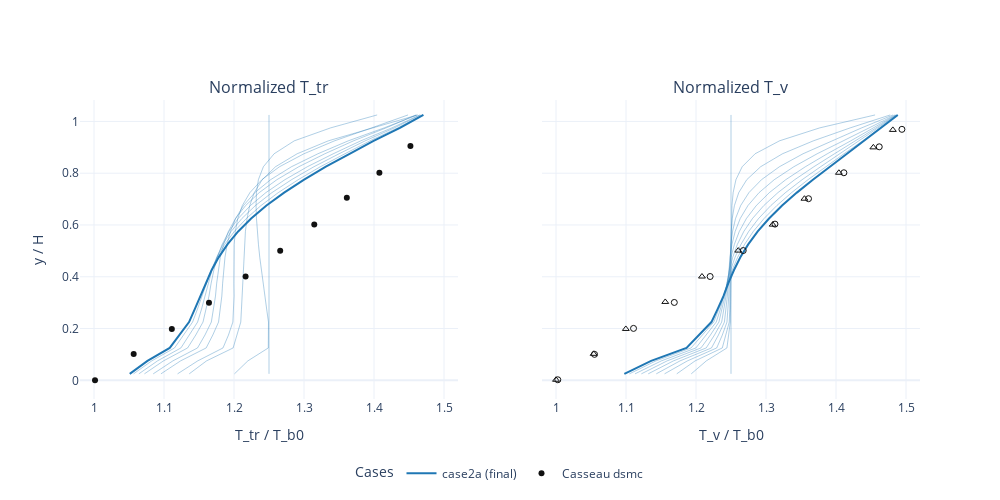

The notebook cell saved with this chart:
### Code cell
PROFILE_SETTINGS = {
    "x_target": None,
}

PLOT_SETTINGS = {
    "figsize": (10, 4),
    "sharey": True,
}

# cases = [c for c in (case1, case2a, case2b) if c is not None]
cases = [case2a]

N_TIME_SAMPLES = 10

repo_root = ff_helpers.find_repo_root()
REF_TR_TB_PATH = "/home/hhoechter/tum/jaxfluids_internship/experiments/fourier_flows/casseau_figure_3_8_case_2a_tr_tb.csv"
REF_TV_TB_PATH = "/home/hhoechter/tum/jaxfluids_internship/experiments/fourier_flows/casseau_figure_3_8_case_2a_tv_tb.csv"


def load_reference_csv(path):
    path = str(path)
    try:
        with open(path, "r") as f:
            header = f.readline().strip()
    except FileNotFoundError:
        return []

    dataset_names = [name for name in header.split(",") if name]
    data = np.genfromtxt(path, delimiter=",", skip_header=2)
    data = np.atleast_2d(data)

    refs = []
    n_pairs = data.shape[1] // 2
    for i in range(n_pairs):
        name = dataset_names[i] if i < len(dataset_names) else f"dataset_{i+1}"
        x = data[:, 2 * i]
        y = data[:, 2 * i + 1]
        mask = np.isfinite(x) & np.isfinite(y)
        if not np.any(mask):
            continue
        refs.append({"name": name, "x": x[mask], "y": y[mask]})
    return refs


def parse_ref_name(name: str):
    lower = name.lower()
    if "dsmc" in lower:
        method = "dsmc"
    elif "hy2foam" in lower:
        method = "hy2foam"
    else:
        method = name

    species = None
    if "_n2" in lower:
        species = "N2"
    elif "_o2" in lower:
        species = "O2"

    return method, species


ref_tr = load_reference_csv(REF_TR_TB_PATH)
ref_tv = load_reference_csv(REF_TV_TB_PATH)

profiles_by_time = {}
for case in cases:
    if case is None:
        continue
    U_hist = case["U_hist"]
    t_hist = np.asarray(case["t_hist"])
    n_steps = len(U_hist)
    if n_steps == 0:
        continue
    sample_count = min(N_TIME_SAMPLES, n_steps)
    indices = np.linspace(0, n_steps - 1, sample_count, dtype=int)
    indices = np.unique(indices)

    samples = []
    for idx in indices:
        y, Tn, Tv = ff_helpers.extract_profile_from_U(
            case, U_hist[idx], x_target=PROFILE_SETTINGS["x_target"]
        )
        samples.append((idx, float(t_hist[idx]), y, Tn, Tv))
    profiles_by_time[case["name"]] = samples

case_color_cycle = ["#1f77b4", "#ff7f0e", "#2ca02c", "#d62728", "#9467bd"]
case_colors = {
    name: case_color_cycle[i % len(case_color_cycle)]
    for i, name in enumerate(profiles_by_time.keys())
}
ref_colors = {
    "dsmc": "#111111",
    "hy2foam": "#7a3db8",
}
ref_symbols = {
    "N2": "circle-open",
    "O2": "triangle-up-open",
    None: "circle",
}

fig = make_subplots(
    rows=1,
    cols=2,
    shared_yaxes=PLOT_SETTINGS["sharey"],
    subplot_titles=("Normalized T_tr", "Normalized T_v"),
)

# T_tr profiles (multiple time steps)
for name, samples in profiles_by_time.items():
    final_idx = samples[-1][0]
    color = case_colors.get(name, "#1f77b4")
    for idx, t, y, Tn, _Tv in samples:
        is_final = idx == final_idx
        fig.add_trace(
            go.Scatter(
                x=Tn,
                y=y,
                mode="lines",
                name=f"{name} t={t:.2e}s" if not is_final else f"{name} (final)",
                legendgroup=name,
                showlegend=bool(is_final),
                opacity=1.0 if is_final else 0.35,
                line=dict(width=2 if is_final else 1, color=color),
                customdata=np.full_like(y, t, dtype=float),
            ),
            row=1,
            col=1,
        )

shown_ref = set()
for ref in ref_tr:
    method, species = parse_ref_name(ref["name"])
    color = ref_colors.get(method, "#444444")
    show = method not in shown_ref
    shown_ref.add(method)
    fig.add_trace(
        go.Scatter(
            x=ref["x"],
            y=ref["y"],
            mode="markers",
            name=f"Casseau {method}",
            legendgroup=f"casseau-{method}",
            showlegend=show,
            marker=dict(size=6, color=color, symbol=ref_symbols.get(species)),
            text=[species or ""] * len(ref["x"]),
        ),
        row=1,
        col=1,
    )

# T_v profiles (multiple time steps)
for name, samples in profiles_by_time.items():
    final_idx = samples[-1][0]
    color = case_colors.get(name, "#1f77b4")
    for idx, t, y, _Tn, Tv in samples:
        is_final = idx == final_idx
        fig.add_trace(
            go.Scatter(
                x=Tv,
                y=y,
                mode="lines",
                name=f"{name} t={t:.2e}s" if not is_final else f"{name} (final)",
                legendgroup=name,
                showlegend=False,
                opacity=1.0 if is_final else 0.35,
                line=dict(width=2 if is_final else 1, color=color),
                customdata=np.full_like(y, t, dtype=float),
            ),
            row=1,
            col=2,
        )

for ref in ref_tv:
    method, species = parse_ref_name(ref["name"])
    color = ref_colors.get(method, "#444444")
    show = method not in shown_ref
    shown_ref.add(method)
    fig.add_trace(
        go.Scatter(
            x=ref["x"],
            y=ref["y"],
            mode="markers",
            name=f"Casseau {method}",
            legendgroup=f"casseau-{method}",
            showlegend=show,
            marker=dict(size=6, color=color, symbol=ref_symbols.get(species)),
            text=[species or ""] * len(ref["x"]),
        ),
        row=1,
        col=2,
    )

fig.update_xaxes(title_text="T_tr / T_b0", row=1, col=1, range=[0.98, 1.52])
fig.update_xaxes(title_text="T_v / T_b0", row=1, col=2, range=[0.98, 1.52])
fig.update_yaxes(title_text="y / H", row=1, col=1)

fig.update_layout(
    width=1000,
    height=500,
    legend_title_text="Cases",
    legend=dict(
        x=0.5,
        y=-0.2,
        xanchor="center",
        yanchor="top",
        orientation="h",
    ),
)

fig.show()

### Figure 1 — Plotly figure (JSON) as saved in the notebook; plotly's stock layout.template omitted (floating-point values rounded to 4 significant figures)
{"data": [{"customdata": [0.0, 0.0, 0.0, 0.0, 0.0, 0.0, 0.0, 0.0, 0.0, 0.0, 0.0, 0.0, 0.0, 0.0, 0.0, 0.0, 0.0, 0.0, 0.0, 0.0, 0.0], "legendgroup": "case2a", "line": {"color": "#1f77b4", "width": 1}, "mode": "lines", "name": "case2a t=0.00e+00s", "opacity": 0.35, "showlegend": false, "type": "scatter", "x": [1.25, 1.25, 1.25, 1.25, 1.25, 1.25, 1.25, 1.25, 1.25, 1.25, 1.25, 1.25, 1.25, 1.25, 1.25, 1.25, 1.25, 1.25, 1.25, 1.25, 1.25], "xaxis": "x", "y": [0.025, 0.075, 0.125, 0.175, 0.225, 0.275, 0.325, 0.375, 0.425, 0.475, 0.525, 0.575, 0.625, 0.675, 0.725, 0.775, 0.825, 0.875, 0.925, 0.975, 1.025], "yaxis": "y"}, {"customdata": [0.0011, 0.0011, 0.0011, 0.0011, 0.0011, 0.0011, 0.0011, 0.0011, 0.0011, 0.0011, 0.0011, 0.0011, 0.0011, 0.0011, 0.0011, 0.0011, 0.0011, 0.0011, 0.0011, 0.0011, 0.0011], "legendgroup": "case2a", "line": {"color": "#1f77b4", "width": 1}, "mode": "lines", "name": "case2a t=1.10e-03s", "opacity": 0.35, "showlegend": false, "type": "scatter", "x": [1.201, 1.22, 1.249, 1.249, 1.249, 1.247, 1.244, 1.241, 1.239, 1.237, 1.235, 1.233, 1.232, 1.232, 1.232, 1.235, 1.242, 1.257, 1.286, 1.338, 1.404], "xaxis": "x", "y": [0.025, 0.075, 0.125, 0.175, 0.225, 0.275, 0.325, 0.375, 0.425, 0.475, 0.525, 0.575, 0.625, 0.675, 0.725, 0.775, 0.825, 0.875, 0.925, 0.975, 1.025], "yaxis": "y"}, {"customdata": [0.0022, 0.0022, 0.0022, 0.0022, 0.0022, 0.0022, 0.0022, 0.0022, 0.0022, 0.0022, 0.0022, 0.0022, 0.0022, 0.0022, 0.0022, 0.0022, 0.0022, 0.0022, 0.0022, 0.0022, 0.0022], "legendgroup": "case2a", "line": {"color": "#1f77b4", "width": 1}, "mode": "lines", "name": "case2a t=2.20e-03s", "opacity": 0.35, "showlegend": false, "type": "scatter", "x": [1.136, 1.161, 1.199, 1.204, 1.21, 1.211, 1.212, 1.212, 1.213, 1.214, 1.215, 1.216, 1.219, 1.222, 1.229, 1.24, 1.259, 1.29, 1.335, 1.397, 1.462], "xaxis": "x", "y": [0.025, 0.075, 0.125, 0.175, 0.225, 0.275, 0.325, 0.375, 0.425, 0.475, 0.525, 0.575, 0.625, 0.675, 0.725, 0.775, 0.825, 0.875, 0.925, 0.975, 1.025], "yaxis": "y"}, {"customdata": [0.0033, 0.0033, 0.0033, 0.0033, 0.0033, 0.0033, 0.0033, 0.0033, 0.0033, 0.0033, 0.0033, 0.0033, 0.0033, 0.0033, 0.0033, 0.0033, 0.0033, 0.0033, 0.0033, 0.0033, 0.0033], "legendgroup": "case2a", "line": {"color": "#1f77b4", "width": 1}, "mode": "lines", "name": "case2a t=3.30e-03s", "opacity": 0.35, "showlegend": false, "type": "scatter", "x": [1.119, 1.148, 1.184, 1.192, 1.198, 1.2, 1.2, 1.2, 1.2, 1.2, 1.2, 1.202, 1.205, 1.212, 1.223, 1.24, 1.265, 1.3, 1.344, 1.397, 1.449], "xaxis": "x", "y": [0.025, 0.075, 0.125, 0.175, 0.225, 0.275, 0.325, 0.375, 0.425, 0.475, 0.525, 0.575, 0.625, 0.675, 0.725, 0.775, 0.825, 0.875, 0.925, 0.975, 1.025], "yaxis": "y"}, {"customdata": [0.0044, 0.0044, 0.0044, 0.0044, 0.0044, 0.0044, 0.0044, 0.0044, 0.0044, 0.0044, 0.0044, 0.0044, 0.0044, 0.0044, 0.0044, 0.0044, 0.0044, 0.0044, 0.0044, 0.0044, 0.0044], "legendgroup": "case2a", "line": {"color": "#1f77b4", "width": 1}, "mode": "lines", "name": "case2a t=4.40e-03s", "opacity": 0.35, "showlegend": false, "type": "scatter", "x": [1.096, 1.124, 1.16, 1.17, 1.178, 1.181, 1.183, 1.184, 1.185, 1.187, 1.19, 1.195, 1.202, 1.213, 1.23, 1.252, 1.282, 1.32, 1.363, 1.414, 1.462], "xaxis": "x", "y": [0.025, 0.075, 0.125, 0.175, 0.225, 0.275, 0.325, 0.375, 0.425, 0.475, 0.525, 0.575, 0.625, 0.675, 0.725, 0.775, 0.825, 0.875, 0.925, 0.975, 1.025], "yaxis": "y"}, {"customdata": [0.0055, 0.0055, 0.0055, 0.0055, 0.0055, 0.0055, 0.0055, 0.0055, 0.0055, 0.0055, 0.0055, 0.0055, 0.0055, 0.0055, 0.0055, 0.0055, 0.0055, 0.0055, 0.0055, 0.0055, 0.0055], "legendgroup": "case2a", "line": {"color": "#1f77b4", "width": 1}, "mode": "lines", "name": "case2a t=5.50e-03s", "opacity": 0.35, "showlegend": false, "type": "scatter", "x": [1.085, 1.113, 1.148, 1.159, 1.168, 1.171, 1.174, 1.175, 1.177, 1.18, 1.185, 1.192, 1.202, 1.217, 1.236, 1.261, 1.293, 1.33, 1.371, 1.417, 1.46], "xaxis": "x", "y": [0.025, 0.075, 0.125, 0.175, 0.225, 0.275, 0.325, 0.375, 0.425, 0.475, 0.525, 0.575, 0.625, 0.675, 0.725, 0.775, 0.825, 0.875, 0.925, 0.975, 1.025], "yaxis": "y"}, {"customdata": [0.0066, 0.0066, 0.0066, 0.0066, 0.0066, 0.0066, 0.0066, 0.0066, 0.0066, 0.0066, 0.0066, 0.0066, 0.0066, 0.0066, 0.0066, 0.0066, 0.0066, 0.0066, 0.0066, 0.0066, 0.0066], "legendgroup": "case2a", "line": {"color": "#1f77b4", "width": 1}, "mode": "lines", "name": "case2a t=6.60e-03s", "opacity": 0.35, "showlegend": false, "type": "scatter", "x": [1.072, 1.099, 1.134, 1.145, 1.156, 1.16, 1.164, 1.167, 1.171, 1.176, 1.183, 1.193, 1.206, 1.223, 1.246, 1.273, 1.305, 1.342, 1.381, 1.425, 1.465], "xaxis": "x", "y": [0.025, 0.075, 0.125, 0.175, 0.225, 0.275, 0.325, 0.375, 0.425, 0.475, 0.525, 0.575, 0.625, 0.675, 0.725, 0.775, 0.825, 0.875, 0.925, 0.975, 1.025], "yaxis": "y"}, {"customdata": [0.0077, 0.0077, 0.0077, 0.0077, 0.0077, 0.0077, 0.0077, 0.0077, 0.0077, 0.0077, 0.0077, 0.0077, 0.0077, 0.0077, 0.0077, 0.0077, 0.0077, 0.0077, 0.0077, 0.0077, 0.0077], "legendgroup": "case2a", "line": {"color": "#1f77b4", "width": 1}, "mode": "lines", "name": "case2a t=7.70e-03s", "opacity": 0.35, "showlegend": false, "type": "scatter", "x": [1.064, 1.091, 1.124, 1.137, 1.148, 1.154, 1.159, 1.163, 1.168, 1.175, 1.184, 1.196, 1.211, 1.231, 1.254, 1.282, 1.314, 1.35, 1.387, 1.429, 1.466], "xaxis": "x", "y": [0.025, 0.075, 0.125, 0.175, 0.225, 0.275, 0.325, 0.375, 0.425, 0.475, 0.525, 0.575, 0.625, 0.675, 0.725, 0.775, 0.825, 0.875, 0.925, 0.975, 1.025], "yaxis": "y"}, {"customdata": [0.0088, 0.0088, 0.0088, 0.0088, 0.0088, 0.0088, 0.0088, 0.0088, 0.0088, 0.0088, 0.0088, 0.0088, 0.0088, 0.0088, 0.0088, 0.0088, 0.0088, 0.0088, 0.0088, 0.0088, 0.0088], "legendgroup": "case2a", "line": {"color": "#1f77b4", "width": 1}, "mode": "lines", "name": "case2a t=8.80e-03s", "opacity": 0.35, "showlegend": false, "type": "scatter", "x": [1.057, 1.082, 1.115, 1.128, 1.141, 1.148, 1.154, 1.16, 1.167, 1.176, 1.187, 1.2, 1.218, 1.239, 1.263, 1.292, 1.323, 1.358, 1.394, 1.434, 1.469], "xaxis": "x", "y": [0.025, 0.075, 0.125, 0.175, 0.225, 0.275, 0.325, 0.375, 0.425, 0.475, 0.525, 0.575, 0.625, 0.675, 0.725, 0.775, 0.825, 0.875, 0.925, 0.975, 1.025], "yaxis": "y"}, {"customdata": [0.0099, 0.0099, 0.0099, 0.0099, 0.0099, 0.0099, 0.0099, 0.0099, 0.0099, 0.0099, 0.0099, 0.0099, 0.0099, 0.0099, 0.0099, 0.0099, 0.0099, 0.0099, 0.0099, 0.0099, 0.0099], "legendgroup": "case2a", "line": {"color": "#1f77b4", "width": 2}, "mode": "lines", "name": "case2a (final)", "opacity": 1, "showlegend": true, "type": "scatter", "x": [1.051, 1.076, 1.108, 1.122, 1.136, 1.144, 1.152, 1.159, 1.168, 1.178, 1.191, 1.206, 1.224, 1.246, 1.272, 1.3, 1.331, 1.365, 1.399, 1.437, 1.471], "xaxis": "x", "y": [0.025, 0.075, 0.125, 0.175, 0.225, 0.275, 0.325, 0.375, 0.425, 0.475, 0.525, 0.575, 0.625, 0.675, 0.725, 0.775, 0.825, 0.875, 0.925, 0.975, 1.025], "yaxis": "y"}, {"legendgroup": "casseau-dsmc", "marker": {"color": "#111111", "size": 6, "symbol": "circle"}, "mode": "markers", "name": "Casseau dsmc", "showlegend": true, "text": ["", "", "", "", "", "", "", "", "", ""], "type": "scatter", "x": [1.001, 1.057, 1.111, 1.164, 1.217, 1.266, 1.315, 1.361, 1.408, 1.452], "xaxis": "x", "y": [1.337e-05, 0.1014, 0.1982, 0.2996, 0.401, 0.5001, 0.6015, 0.7051, 0.8019, 0.9055], "yaxis": "y"}, {"customdata": [0.0, 0.0, 0.0, 0.0, 0.0, 0.0, 0.0, 0.0, 0.0, 0.0, 0.0, 0.0, 0.0, 0.0, 0.0, 0.0, 0.0, 0.0, 0.0, 0.0, 0.0], "legendgroup": "case2a", "line": {"color": "#1f77b4", "width": 1}, "mode": "lines", "name": "case2a t=0.00e+00s", "opacity": 0.35, "showlegend": false, "type": "scatter", "x": [1.25, 1.25, 1.25, 1.25, 1.25, 1.25, 1.25, 1.25, 1.25, 1.25, 1.25, 1.25, 1.25, 1.25, 1.25, 1.25, 1.25, 1.25, 1.25, 1.25, 1.25], "xaxis": "x2", "y": [0.025, 0.075, 0.125, 0.175, 0.225, 0.275, 0.325, 0.375, 0.425, 0.475, 0.525, 0.575, 0.625, 0.675, 0.725, 0.775, 0.825, 0.875, 0.925, 0.975, 1.025], "yaxis": "y2"}, {"customdata": [0.0011, 0.0011, 0.0011, 0.0011, 0.0011, 0.0011, 0.0011, 0.0011, 0.0011, 0.0011, 0.0011, 0.0011, 0.0011, 0.0011, 0.0011, 0.0011, 0.0011, 0.0011, 0.0011, 0.0011, 0.0011], "legendgroup": "case2a", "line": {"color": "#1f77b4", "width": 1}, "mode": "lines", "name": "case2a t=1.10e-03s", "opacity": 0.35, "showlegend": false, "type": "scatter", "x": [1.193, 1.215, 1.244, 1.247, 1.249, 1.249, 1.25, 1.25, 1.25, 1.25, 1.25, 1.25, 1.251, 1.251, 1.253, 1.257, 1.266, 1.284, 1.319, 1.377, 1.456], "xaxis": "x2", "y": [0.025, 0.075, 0.125, 0.175, 0.225, 0.275, 0.325, 0.375, 0.425, 0.475, 0.525, 0.575, 0.625, 0.675, 0.725, 0.775, 0.825, 0.875, 0.925, 0.975, 1.025], "yaxis": "y2"}, {"customdata": [0.0022, 0.0022, 0.0022, 0.0022, 0.0022, 0.0022, 0.0022, 0.0022, 0.0022, 0.0022, 0.0022, 0.0022, 0.0022, 0.0022, 0.0022, 0.0022, 0.0022, 0.0022, 0.0022, 0.0022, 0.0022], "legendgroup": "case2a", "line": {"color": "#1f77b4", "width": 1}, "mode": "lines", "name": "case2a t=2.20e-03s", "opacity": 0.35, "showlegend": false, "type": "scatter", "x": [1.173, 1.199, 1.238, 1.243, 1.248, 1.248, 1.249, 1.249, 1.249, 1.249, 1.25, 1.25, 1.252, 1.255, 1.261, 1.273, 1.292, 1.324, 1.368, 1.42, 1.477], "xaxis": "x2", "y": [0.025, 0.075, 0.125, 0.175, 0.225, 0.275, 0.325, 0.375, 0.425, 0.475, 0.525, 0.575, 0.625, 0.675, 0.725, 0.775, 0.825, 0.875, 0.925, 0.975, 1.025], "yaxis": "y2"}, {"customdata": [0.0033, 0.0033, 0.0033, 0.0033, 0.0033, 0.0033, 0.0033, 0.0033, 0.0033, 0.0033, 0.0033, 0.0033, 0.0033, 0.0033, 0.0033, 0.0033, 0.0033, 0.0033, 0.0033, 0.0033, 0.0033], "legendgroup": "case2a", "line": {"color": "#1f77b4", "width": 1}, "mode": "lines", "name": "case2a t=3.30e-03s", "opacity": 0.35, "showlegend": false, "type": "scatter", "x": [1.155, 1.188, 1.23, 1.238, 1.244, 1.246, 1.247, 1.247, 1.248, 1.248, 1.25, 1.252, 1.257, 1.264, 1.276, 1.294, 1.319, 1.353, 1.394, 1.437, 1.482], "xaxis": "x2", "y": [0.025, 0.075, 0.125, 0.175, 0.225, 0.275, 0.325, 0.375, 0.425, 0.475, 0.525, 0.575, 0.625, 0.675, 0.725, 0.775, 0.825, 0.875, 0.925, 0.975, 1.025], "yaxis": "y2"}, {"customdata": [0.0044, 0.0044, 0.0044, 0.0044, 0.0044, 0.0044, 0.0044, 0.0044, 0.0044, 0.0044, 0.0044, 0.0044, 0.0044, 0.0044, 0.0044, 0.0044, 0.0044, 0.0044, 0.0044, 0.0044, 0.0044], "legendgroup": "case2a", "line": {"color": "#1f77b4", "width": 1}, "mode": "lines", "name": "case2a t=4.40e-03s", "opacity": 0.35, "showlegend": false, "type": "scatter", "x": [1.143, 1.177, 1.222, 1.232, 1.241, 1.243, 1.245, 1.246, 1.247, 1.249, 1.251, 1.256, 1.263, 1.274, 1.29, 1.312, 1.34, 1.373, 1.41, 1.447, 1.484], "xaxis": "x2", "y": [0.025, 0.075, 0.125, 0.175, 0.225, 0.275, 0.325, 0.375, 0.425, 0.475, 0.525, 0.575, 0.625, 0.675, 0.725, 0.775, 0.825, 0.875, 0.925, 0.975, 1.025], "yaxis": "y2"}, {"customdata": [0.0055, 0.0055, 0.0055, 0.0055, 0.0055, 0.0055, 0.0055, 0.0055, 0.0055, 0.0055, 0.0055, 0.0055, 0.0055, 0.0055, 0.0055, 0.0055, 0.0055, 0.0055, 0.0055, 0.0055, 0.0055], "legendgroup": "case2a", "line": {"color": "#1f77b4", "width": 1}, "mode": "lines", "name": "case2a t=5.50e-03s", "opacity": 0.35, "showlegend": false, "type": "scatter", "x": [1.132, 1.168, 1.215, 1.226, 1.237, 1.24, 1.243, 1.245, 1.247, 1.25, 1.255, 1.262, 1.272, 1.286, 1.305, 1.328, 1.356, 1.388, 1.421, 1.453, 1.486], "xaxis": "x2", "y": [0.025, 0.075, 0.125, 0.175, 0.225, 0.275, 0.325, 0.375, 0.425, 0.475, 0.525, 0.575, 0.625, 0.675, 0.725, 0.775, 0.825, 0.875, 0.925, 0.975, 1.025], "yaxis": "y2"}, {"customdata": [0.0066, 0.0066, 0.0066, 0.0066, 0.0066, 0.0066, 0.0066, 0.0066, 0.0066, 0.0066, 0.0066, 0.0066, 0.0066, 0.0066, 0.0066, 0.0066, 0.0066, 0.0066, 0.0066, 0.0066, 0.0066], "legendgroup": "case2a", "line": {"color": "#1f77b4", "width": 1}, "mode": "lines", "name": "case2a t=6.60e-03s", "opacity": 0.35, "showlegend": false, "type": "scatter", "x": [1.122, 1.159, 1.207, 1.221, 1.233, 1.237, 1.241, 1.244, 1.248, 1.252, 1.259, 1.268, 1.281, 1.297, 1.317, 1.341, 1.368, 1.398, 1.429, 1.457, 1.487], "xaxis": "x2", "y": [0.025, 0.075, 0.125, 0.175, 0.225, 0.275, 0.325, 0.375, 0.425, 0.475, 0.525, 0.575, 0.625, 0.675, 0.725, 0.775, 0.825, 0.875, 0.925, 0.975, 1.025], "yaxis": "y2"}, {"customdata": [0.0077, 0.0077, 0.0077, 0.0077, 0.0077, 0.0077, 0.0077, 0.0077, 0.0077, 0.0077, 0.0077, 0.0077, 0.0077, 0.0077, 0.0077, 0.0077, 0.0077, 0.0077, 0.0077, 0.0077, 0.0077], "legendgroup": "case2a", "line": {"color": "#1f77b4", "width": 1}, "mode": "lines", "name": "case2a t=7.70e-03s", "opacity": 0.35, "showlegend": false, "type": "scatter", "x": [1.113, 1.15, 1.2, 1.215, 1.229, 1.235, 1.24, 1.244, 1.249, 1.256, 1.264, 1.275, 1.289, 1.307, 1.328, 1.352, 1.378, 1.406, 1.434, 1.46, 1.487], "xaxis": "x2", "y": [0.025, 0.075, 0.125, 0.175, 0.225, 0.275, 0.325, 0.375, 0.425, 0.475, 0.525, 0.575, 0.625, 0.675, 0.725, 0.775, 0.825, 0.875, 0.925, 0.975, 1.025], "yaxis": "y2"}, {"customdata": [0.0088, 0.0088, 0.0088, 0.0088, 0.0088, 0.0088, 0.0088, 0.0088, 0.0088, 0.0088, 0.0088, 0.0088, 0.0088, 0.0088, 0.0088, 0.0088, 0.0088, 0.0088, 0.0088, 0.0088, 0.0088], "legendgroup": "case2a", "line": {"color": "#1f77b4", "width": 1}, "mode": "lines", "name": "case2a t=8.80e-03s", "opacity": 0.35, "showlegend": false, "type": "scatter", "x": [1.105, 1.143, 1.193, 1.21, 1.225, 1.233, 1.239, 1.245, 1.252, 1.259, 1.269, 1.282, 1.297, 1.315, 1.337, 1.36, 1.385, 1.411, 1.438, 1.463, 1.488], "xaxis": "x2", "y": [0.025, 0.075, 0.125, 0.175, 0.225, 0.275, 0.325, 0.375, 0.425, 0.475, 0.525, 0.575, 0.625, 0.675, 0.725, 0.775, 0.825, 0.875, 0.925, 0.975, 1.025], "yaxis": "y2"}, {"customdata": [0.0099, 0.0099, 0.0099, 0.0099, 0.0099, 0.0099, 0.0099, 0.0099, 0.0099, 0.0099, 0.0099, 0.0099, 0.0099, 0.0099, 0.0099, 0.0099, 0.0099, 0.0099, 0.0099, 0.0099, 0.0099], "legendgroup": "case2a", "line": {"color": "#1f77b4", "width": 2}, "mode": "lines", "name": "case2a (final)", "opacity": 1, "showlegend": false, "type": "scatter", "x": [1.098, 1.136, 1.186, 1.205, 1.222, 1.231, 1.239, 1.246, 1.254, 1.263, 1.275, 1.288, 1.304, 1.323, 1.344, 1.367, 1.391, 1.416, 1.441, 1.464, 1.488], "xaxis": "x2", "y": [0.025, 0.075, 0.125, 0.175, 0.225, 0.275, 0.325, 0.375, 0.425, 0.475, 0.525, 0.575, 0.625, 0.675, 0.725, 0.775, 0.825, 0.875, 0.925, 0.975, 1.025], "yaxis": "y2"}, {"legendgroup": "casseau-dsmc", "marker": {"color": "#111111", "size": 6, "symbol": "circle-open"}, "mode": "markers", "name": "Casseau dsmc", "showlegend": false, "text": ["N2", "N2", "N2", "N2", "N2", "N2", "N2", "N2", "N2", "N2", "N2"], "type": "scatter", "x": [1.003, 1.055, 1.111, 1.169, 1.22, 1.267, 1.313, 1.361, 1.411, 1.462, 1.494], "xaxis": "x2", "y": [0.002052, 0.1002, 0.2005, 0.3008, 0.401, 0.5012, 0.6034, 0.7015, 0.8017, 0.9019, 0.9694], "yaxis": "y2"}, {"legendgroup": "casseau-dsmc", "marker": {"color": "#111111", "size": 6, "symbol": "triangle-up-open"}, "mode": "markers", "name": "Casseau dsmc", "showlegend": false, "text": ["O2", "O2", "O2", "O2", "O2", "O2", "O2", "O2", "O2", "O2", "O2"], "type": "scatter", "x": [1.0, 1.054, 1.1, 1.156, 1.209, 1.26, 1.31, 1.355, 1.404, 1.453, 1.481], "xaxis": "x2", "y": [0.002031, 0.1023, 0.1984, 0.3027, 0.4009, 0.5011, 0.6013, 0.7015, 0.8017, 0.8998, 0.9673], "yaxis": "y2"}], "layout": {"annotations": [{"font": {"size": 16}, "showarrow": false, "text": "Normalized T_tr", "x": 0.225, "xanchor": "center", "xref": "paper", "y": 1, "yanchor": "bottom", "yref": "paper"}, {"font": {"size": 16}, "showarrow": false, "text": "Normalized T_v", "x": 0.775, "xanchor": "center", "xref": "paper", "y": 1, "yanchor": "bottom", "yref": "paper"}], "height": 500, "legend": {"orientation": "h", "title": {"text": "Cases"}, "x": 0.5, "xanchor": "center", "y": -0.2, "yanchor": "top"}, "width": 1000, "xaxis": {"anchor": "y", "domain": [0, 0.45], "range": [0.98, 1.52], "title": {"text": "T_tr / T_b0"}}, "xaxis2": {"anchor": "y2", "domain": [0.55, 1], "range": [0.98, 1.52], "title": {"text": "T_v / T_b0"}}, "yaxis": {"anchor": "x", "domain": [0, 1], "title": {"text": "y / H"}}, "yaxis2": {"anchor": "x2", "domain": [0, 1], "matches": "y", "showticklabels": false}}}
